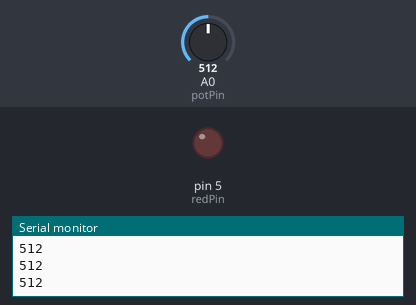
This sketch was run on a simulated Arduino Uno, built with avr-gcc and run on an emulated ATmega328P. Parts: output pins drawn as LEDs (lit = HIGH), the last lines printed to the serial monitor. The inputs (shaded band) are chosen by the test bench; at power-on: A0 (potPin) = 512.

Above: at 1.2 s.
1.3 s: A0 (potPin) set to 991
2.8 s: A0 (potPin) set to 1017
At 3.2 s:
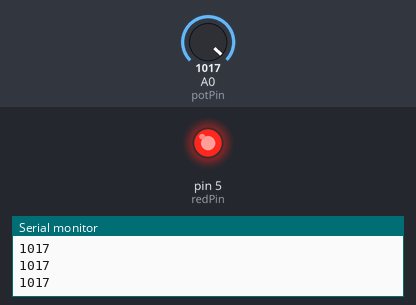
4.3 s: A0 (potPin) set to 990
At 5.4 s:
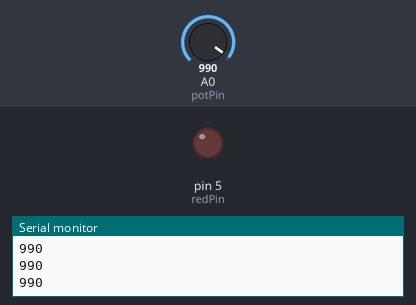
5.8 s: A0 (potPin) set to 1010
At 6.7 s:
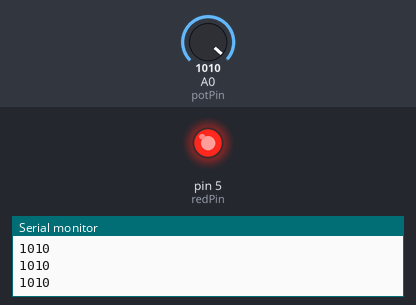
Timing chart, 0 to 8.3 s (numbered marks = the images above; inputs shaded):
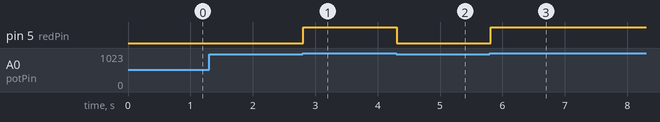

Measured:
- the behaviour switches between 1000 and 1001 on A0 (potPin) (found by bisection; images 0 and 1)
- after the input at 2.8 s, pin 5 (redPin): LOW → HIGH at once
- after the input at 4.3 s, pin 5 (redPin): HIGH → LOW at once
- after the input at 5.8 s, pin 5 (redPin): LOW → HIGH at once

The sketch:

Class_17_While_Loop.ino
```cpp
int potPin = A0;
int potValue;
int redPin = 5;


void setup() {
  // put your setup code here, to run once:
  Serial.begin(9600);
  pinMode(potPin,INPUT);
  pinMode(redPin,OUTPUT);

}

void loop() {
  // put your main code here, to run repeatedly:
  potValue=analogRead(potPin);
  Serial.println(potValue);

  while(potValue>1000)
  {
    potValue=analogRead(potPin);
    digitalWrite(redPin, HIGH);
    Serial.println(potValue);
  }
  digitalWrite(redPin,LOW);

}
```
